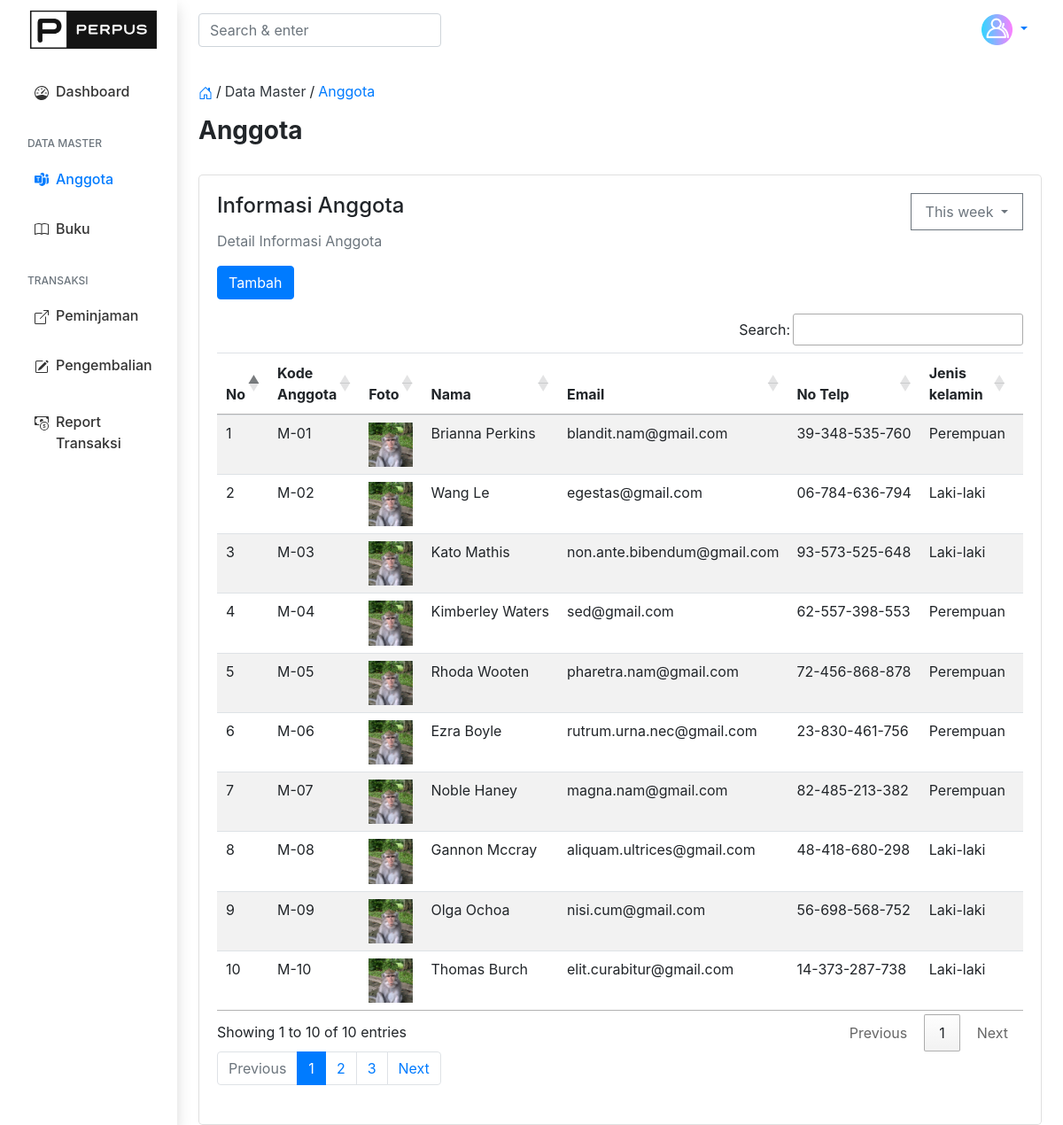
Page /src/members/members.php (signed in) on the earlier database version.
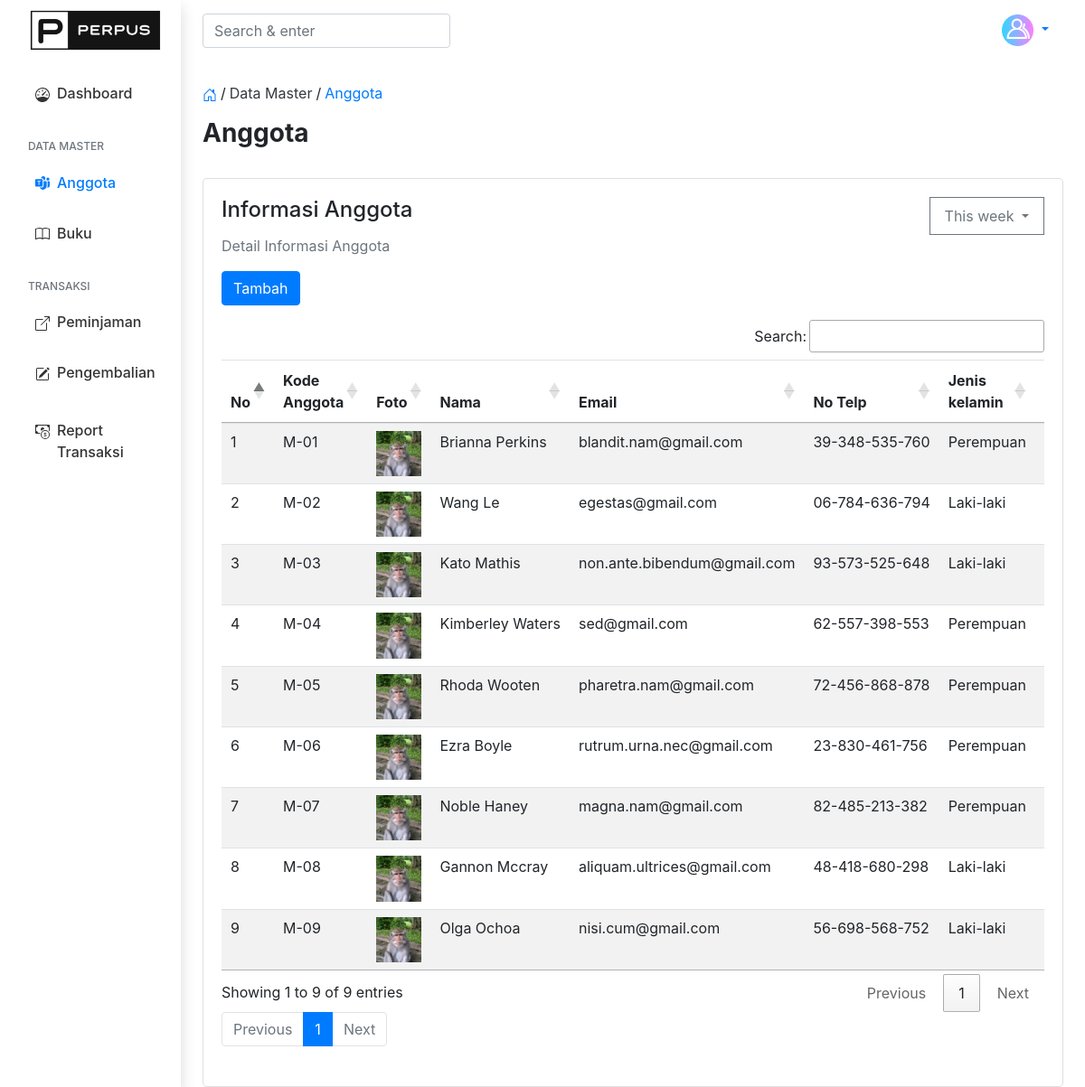
Same page on the later database version.
### tables this page shows
CREATE TABLE `anggota` (
  `id_anggota` int(11) NOT NULL,
  `kode_anggota` varchar(10) NOT NULL,
  `nama` varchar(50) NOT NULL,
  `email` varchar(75) NOT NULL,
  `telp` varchar(15) NOT NULL,
  `alamat` text NOT NULL,
  `foto` varchar(255) DEFAULT NULL,
  `jenis_kelamin` enum('L','P') NOT NULL
);

### src/members/members.php (the view, shortened to what the changed rows need)
<?php
include_once '../../config.php';
$membersAll = mysqli_query($conn, "SELECT * FROM anggota");
$limit = 10;
$page = $_GET['page'] ??  1;
$page = ($page < 1) ? 1 : $page;
$start = ($page - 1) * $limit;
$total_data = mysqli_num_rows($membersAll);
$total_page = ceil($total_data / $limit);
$members = mysqli_query($conn, "SELECT * FROM anggota LIMIT $start , $limit");
?>
<!doctype html>
<html lang="en">
<head>
    <link rel="stylesheet" href="https://cdn.jsdelivr.net/npm/bootstrap@4.6.2/dist/css/bootstrap.min.css">
    <link href="../../assets/css/styles.css" rel="stylesheet">
    <link rel="stylesheet" href="https://maxcdn.bootstrapcdn.com/bootstrap/4.5.2/css/bootstrap.min.css">
    <link rel="stylesheet" type="text/css" href="https://cdn.datatables.net/1.10.19/css/jquery.dataTables.css">
    <link rel="stylesheet" type="text/css" href="https://cdn.datatables.net/buttons/1.6.5/css/buttons.dataTables.min.css">
    <link rel="stylesheet" type="text/css" href="https://cdn.datatables.net/1.10.19/css/jquery.dataTables.min.css">
</head>
<body>
    <div class="container-fluid">
        <div class="row">
            <main role="main" class="col-md-9 ml-sm-auto col-lg-10 px-md-4 pt-2">
                <div class="row">
                    <div class="col-12">
                        <div class="card rounded-lg">
                            <div class="card-body">
                                <div>
                                    <div class="mb-4">
                                        <div class="header-table d-flex justify-content-between">
                                            <h4 class="card-title">Informasi Anggota</h4>
                                            <div class="btn-toolbar mb-2 mb-md-0">
                                            </div>
                                        </div>
                                        <p class="text-muted">Detail Informasi Anggota</p>
                                        <button type="button" class="btn btn-primary mb-3" data-toggle="modal" data-target="#createModal">
                                            Tambah
                                        </button>
                                        <div class="table-responsive">
                                            <table class="table table-striped" id="mauexport">
                                                <thead>
                                                    <tr>
                                                        <th>No</th>
                                                        <th>Kode Anggota</th>
                                                        <th>Foto</th>
                                                        <th>Nama</th>
                                                        <th>Email</th>
                                                        <th>No Telp</th>
                                                        <th>Jenis kelamin</th>
                                                        <th>Alamat</th>
                                                    </tr>
                                                </thead>
                                                <tbody>
                                                    <?php foreach ($members as $key => $member) : ?>
                                                        <tr class="text-nowrap">
                                                            <td><?= ++$key ?></td>
                                                            <td><?= $member['kode_anggota'] ?></td>
                                                            <td>
                                                                <?php if ($member['foto']) : ?>
                                                                    <img class="img-fluid" src="../../assets/img/profile_user/<?= $member['foto'] ?>" alt="photo">
                                                                <?php else : ?>
                                                                    <img class="img-fluid" src="../../assets/img/defaultuser.jpg" alt="photo">
                                                                <?php endif ?>
                                                            </td>
                                                            <td><?= $member['nama'] ?></td>
                                                            <td><?= $member['email'] ?></td>
                                                            <td><?= $member['telp'] ?></td>
                                                            <td><?= ($member['jenis_kelamin'] == 'L') ? 'Laki-laki' : 'Perempuan' ?></td>
                                                            <td><?= $member['alamat'] ?></td>
                                                        </tr>
                                                    <?php endforeach; ?>
                                                </tbody>
                                            </table>
                                        </div>
                                        <nav aria-label="">
                                            <ul class="pagination">
                                                <?php for ($i = 1; $i <= $total_page; $i++) : ?>
                                                    <?php if ($i == $page) : ?>
                                                        <li class="page-item active" aria-current="page">
                                                            <a class="page-link" href="?page=<?= $i ?>"><?= $i ?></a>
                                                        </li>
                                                    <?php else : ?>
                                                        <li class="page-item"><a class="page-link" href="?page=<?= $i ?>"><?= $i ?></a></li>
                                                    <?php endif; ?>
                                                <?php endfor; ?>
                                                <?php if ($page == $total_page) : ?>
                                                    <li class="page-item disabled">
                                                        <a class="page-link" href="#">Next</a>
                                                    </li>
                                                <?php else : ?>
                                                    <li class="page-item">
                                                        <a class="page-link" href="?page=<?= $page + 1 ?>">Next</a>
                                                    </li>
                                                <?php endif; ?>
                                            </ul>
                                        </nav>
                                    </div>
                                </div>
                            </div>
                        </div>
                    </div>
                </div>
            </main>
        </div>
    </div>
</body>
</html>

Differences in the rows shown:
removed anggota: kode_anggota "M-10", nama "Thomas Burch", email "elit.curabitur@gmail.com", telp "14-373-287-738", jenis_kelamin "Laki-laki"
Other differences:
text written by a page script: "Search: Showing 1 to 10 of 10 entries Previous 1 Next" → "Search: Showing 1 to 9 of 9 entries Previous 1 Next"
list line gone: "2"
list line gone: "3"
